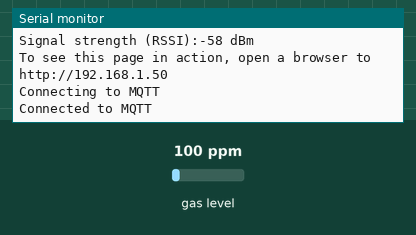
A sketch run on a simulated Arduino Uno R4 WiFi. Shown: the last lines printed to the serial monitor. The test bench sets the inputs (shaded band); at power-on: gas level 100 ppm. WiFi joins after 1.5 s; servers stay silent unless stated; no MQTT or app messages arrive unless stated.

Above: at 14.2 s.
14.3 s: gas level set to 20 ppm
At 17.9 s:
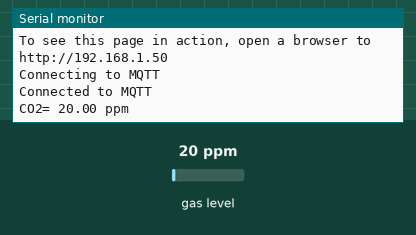
22.5 s: gas level set to 250 ppm
At 26.5 s:
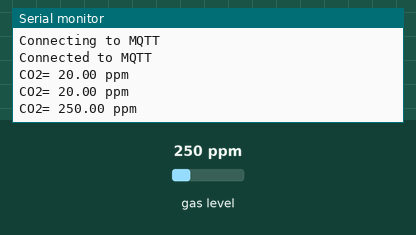

Measured:
- after the input at 14.3 s, the serial monitor: prints a new line after 2.8 s (image 1)
- after the input at 22.5 s, the serial monitor: prints a new line after 2.6 s (image 2)

The sketch:

mq135_pub.ino
```cpp
#include <MQUnifiedsensor.h>
#include "WiFiS3.h"
#include <Ethernet.h>
#include <PubSubClient.h>

// WiFi and MQTT settings
#define WLAN_SSID "class924"
#define WLAN_PASS "kosta90009"
#define MQTT_SERVER "192.168.0.154"
#define MQTT_PORT 1883

#define MQ135_PIN A0

char ssid[] = WLAN_SSID;
char pass[] = WLAN_PASS;
int keyIndex = 0;

WiFiClient ethClient;
PubSubClient mqtt(ethClient);

int status = WL_IDLE_STATUS;
WiFiServer server(80);

MQUnifiedsensor MQ135("Arduino UNO", 5, 10, A0, "MQ-135");
unsigned long previousMillis = 0;
const long interval = 500;

void setup() {
  Serial.begin(9600);
  delay(10);

  pinMode(MQ135_PIN, INPUT);
  connectWiFi();

  MQ135.setRegressionMethod(1);
  MQ135.init();
  MQ135.setRL(1);
  MQ135.setR0(3.12);

  if (WiFi.status() == WL_NO_MODULE) {
    Serial.println("Communication with WiFi module failed!");
    while (true)
      ;
  }

  String fv = WiFi.firmwareVersion();
  if (fv < WIFI_FIRMWARE_LATEST_VERSION) {
    Serial.println("Please upgrade the firmware");
  }

  while (status != WL_CONNECTED) {
    Serial.print("Attempting to connect to Network named: ");
    Serial.println(ssid);
    status = WiFi.begin(ssid, pass);
    delay(5000);
  }

  printWifiStatus();
  delay(5000);

  mqtt.setServer(MQTT_SERVER, MQTT_PORT);
  connectMQTT();
}

void loop() {
  unsigned long currentMillis = millis();
    delay(4000);

  if (currentMillis - previousMillis >= interval) {
    previousMillis = currentMillis;
    MQ135.update();
    MQ135.setA(110.47);
    MQ135.setB(-2.862);
    float CO2 = MQ135.readSensor();

    Serial.print("CO2= ");
    Serial.print(CO2);
    Serial.println(" ppm");

    mqtt.publish("sensor/mq135", String(CO2).c_str());

  }
}

void connectWiFi() {
  Serial.println("Connecting to WiFi");
  WiFi.begin(WLAN_SSID, WLAN_PASS);

  while (WiFi.status() != WL_CONNECTED) {
    delay(1000);
    Serial.println("Connecting to WiFi...");
  }

  Serial.println("Connected to WiFi");
}

void connectMQTT() {
  Serial.println("Connecting to MQTT");
  while (!mqtt.connected()) {
    if (mqtt.connect("MQ135Client")) {
      Serial.println("Connected to MQTT");
    } else {
      Serial.print("Failed to connect to MQTT, rc=");
      Serial.print(mqtt.state());
      Serial.println(" Retrying in 5 seconds...");
      delay(5000);
    }
  }
}

void printWifiStatus() {
  Serial.print("SSID: ");
  Serial.println(WiFi.SSID());

  IPAddress ip = WiFi.localIP();
  Serial.print("IP Address: ");
  Serial.println(ip);

  long rssi = WiFi.RSSI();
  Serial.print("Signal strength (RSSI):");
  Serial.print(rssi);
  Serial.println(" dBm");

  Serial.print("To see this page in action, open a browser to http://");
  Serial.println(ip);
}
```
